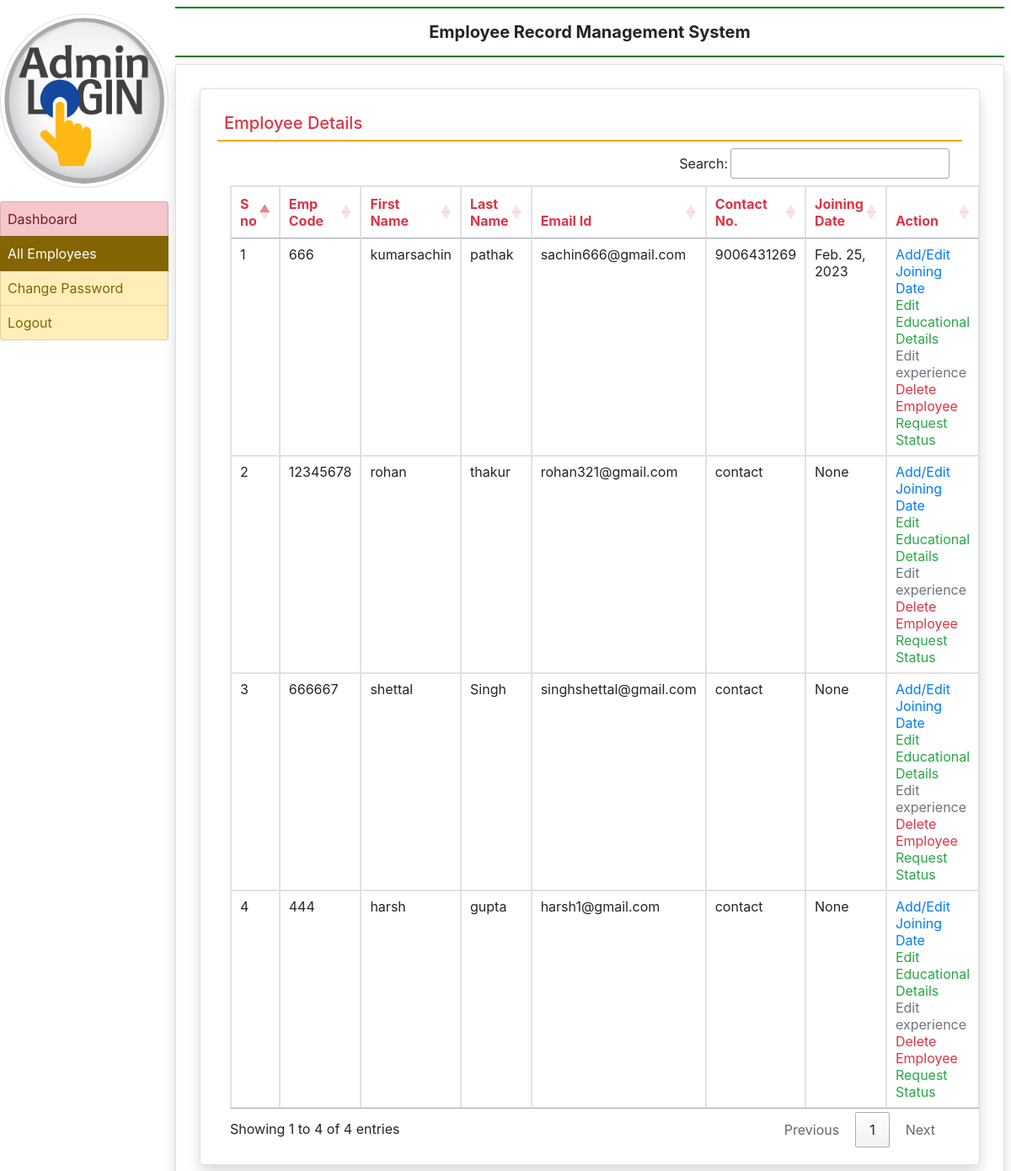
/all_employee/ (signed in), run on the app's committed database.
### employee/models.py (models this page shows, shortened)
class EmployeeDetail(models.Model):
      user = models.ForeignKey(User,on_delete=models.CASCADE)
      empcode = models.CharField(max_length=50)
      empdept = models.CharField(max_length=100, default="Department")
      designation = models.CharField(max_length=100, default="Designation")
      contact = models.CharField(max_length=15, default="contact")
      gender = models.CharField(max_length=50, null=True)
      joiningdate = models.DateField(null=True)

### employee/views.py (the view)
# urls.py: path('all_employee/', all_employee, name='all_employee'),
def all_employee(request):
    if not request.user.is_authenticated:
        return redirect('admin_login')
    employee = EmployeeDetail.objects.all()
    return render(request, 'all_employee.html',locals())

### employee/templates/all_employee.html
{% extends 'admin_base.html' %}
{% block main %}
<div class="card shadow m-2">
    <div class="card-body">
        <h5 class="p-2 text-danger" style="border-bottom :2px solid orange">Employee Details</h5>
        <div class="container-fluid">
            <table class="table table-bordered table-hover" id="example">
                <thead class="text-danger" >
                <tr>
                    <th> S no</th>
                    <th>Emp Code</th>
                    <th>First Name</th>
                    <th>Last Name</th>
                    <th>Email Id</th>
                    <th>Contact No.</th>
                    <th>Joining Date</th>
                    <th>Action</th>
                </tr>
                </thead>
                <tbody>
                {% for i in employee %}
                <tr>
                    <td>{{forloop.counter}}</td>
                    <td>{{i.empcode}}</td>
                    <td>{{i.user.first_name}}</td>
                    <td>{{i.user.last_name}}</td>
                    <td>{{i.user.username}}</td>
                    <td>{{i.contact}}</td>
                    <td>{{i.joiningdate}}</td>
                    <td> <a href="{% url 'edit_profile' i.id  %}" class="text-primary">Add/Edit Joining Date</a>
                        <br> <a href="{% url 'edit_education' i.user.id  %}" class="text-success">Edit Educational Details</a>
                        <br> <a href="{% url 'edit_experience' i.user.id  %}" class="text-secondary">Edit experience</a>
                        <br> <a href="{% url 'delete_employee' i.user.id  %}" class="text-danger" onclick="return confirm('Are You Sure?')">Delete Employee</a>
                        <br> <a href="{% url 'request_status' i.user.id  %}" class="text-success">Request Status</a>
                  </td>
                </tr>
                {% endfor %}
                </tbody>
            </table>
        </div>
    </div>
</div>
{% endblock  %}

### employee/templates/admin_base.html (shortened to what this page needs)
{% load static %}
<html xmlns="http://www.w3.org/1999/html">
<head>
  <link rel="stylesheet" href="https://cdn.jsdelivr.net/npm/bootstrap@4.6.2/dist/css/bootstrap.min.css">
<link rel="stylesheet" href="https://use.fontawesome.com/releases/v5.7.0/css/all.css">
     <link rel="stylesheet" href="https://cdn.datatables.net/1.13.1/css/jquery.dataTables.min.css">
    <link rel="stylesheet" href="https://cdn.datatables.net/buttons/2.3.2/css/buttons.dataTables.min.css">
</head>
<body>
<div class="container-fluid">
    <div class="row">
        <div class="col-sm-2 p-0">
            <center> <img src="{% static 'images/admin_login.png' %}" width="200" height="200" class=" img-thumbnail rounded-circle my-3"> </center>
           <div class="list-group">
               <a href="{% url 'admin_home'%}" class="list-group-item list-group-item-danger list-group-item-action {% if request.path == '/admin_home/'%} active{% endif%}">Dashboard</a>
               <a href="{% url 'all_employee'%}" class="list-group-item list-group-item-warning list-group-item-action {% if request.path == '/all_employee/'%} active{% endif%}">All Employees</a>
               <a href="{% url 'change_passwordadmin'%}" class="list-group-item list-group-item-warning list-group-item-action {% if request.path == '/change_passwordadmin'%} active{% endif%}">Change Password</a>
               <a href="{% url 'logout' %}" class="list-group-item list-group-item-warning list-group-item-action">Logout</a>
           </div>
        </div>
         <div class="col-sm-10 p-0">
               <div class="container fluid p-2">
             <h5 class="text-center p-3 font-weight-bold" style="border-bottom :2px solid green; border-top :2px solid green">Employee Record Management System</h5>
                   <div class="card shadow" style="min-height :87vh">
                   <div class="card-body">
                       {% block main %}
                       {% endblock %}
                   </div>
             </div>
             </div>
        </div>
    </div>
</div>
</body>
</html>

### employee/templates/admin_base.html (style rules this page uses)
.list-group-item { padding:8px !important; }

### data on the page
EmployeeDetail: empcode "666", user.first_name "kumarsachin", user.last_name "pathak", user.username "sachin666@gmail.com", contact "9006431269", joiningdate "Feb. 25, 2023"
EmployeeDetail: empcode "12345678", user.first_name "rohan", user.last_name "thakur", user.username "rohan321@gmail.com", contact "contact", joiningdate "None"
EmployeeDetail: empcode "666667", user.first_name "shettal", user.last_name "Singh", user.username "singhshettal@gmail.com", contact "contact", joiningdate "None"
EmployeeDetail: empcode "444", user.first_name "harsh", user.last_name "gupta", user.username "harsh1@gmail.com", contact "contact", joiningdate "None"
